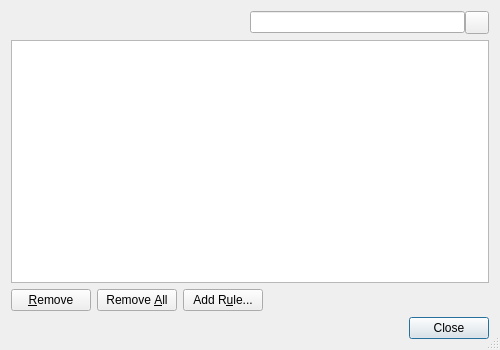
<?xml version="1.0" encoding="UTF-8"?>
<ui version="4.0">
 <class>CookiesDialog</class>
 <widget class="QDialog" name="CookiesDialog">
  <property name="geometry">
   <rect>
    <x>0</x>
    <y>0</y>
    <width>500</width>
    <height>350</height>
   </rect>
  </property>
  <property name="windowTitle">
   <string>Cookies</string>
  </property>
  <property name="sizeGripEnabled">
   <bool>true</bool>
  </property>
  <layout class="QGridLayout" name="gridLayout">
   <item row="0" column="0" colspan="4">
    <layout class="QHBoxLayout" name="horizontalLayout_2">
     <item>
      <spacer name="horizontalSpacer">
       <property name="orientation">
        <enum>Qt::Horizontal</enum>
       </property>
       <property name="sizeHint" stdset="0">
        <size>
         <width>40</width>
         <height>20</height>
        </size>
       </property>
      </spacer>
     </item>
     <item>
      <layout class="QHBoxLayout" name="horizontalLayout">
       <property name="spacing">
        <number>0</number>
       </property>
       <item>
        <widget class="QLineEdit" name="searchEdit">
         <property name="toolTip">
          <string>Enter search term for cookies</string>
         </property>
        </widget>
       </item>
       <item>
        <widget class="QToolButton" name="clearButton">
         <property name="toolTip">
          <string>Press to clear the search edit</string>
         </property>
         <property name="text">
          <string/>
         </property>
        </widget>
       </item>
      </layout>
     </item>
    </layout>
   </item>
   <item row="1" column="0" colspan="4">
    <widget class="E5TableView" name="cookiesTable">
     <property name="alternatingRowColors">
      <bool>true</bool>
     </property>
     <property name="selectionBehavior">
      <enum>QAbstractItemView::SelectRows</enum>
     </property>
     <property name="textElideMode">
      <enum>Qt::ElideMiddle</enum>
     </property>
     <property name="showGrid">
      <bool>false</bool>
     </property>
     <property name="sortingEnabled">
      <bool>true</bool>
     </property>
    </widget>
   </item>
   <item row="2" column="0">
    <widget class="QPushButton" name="removeButton">
     <property name="toolTip">
      <string>Press to remove the selected entries</string>
     </property>
     <property name="text">
      <string>&amp;Remove</string>
     </property>
     <property name="autoDefault">
      <bool>false</bool>
     </property>
    </widget>
   </item>
   <item row="2" column="1">
    <widget class="QPushButton" name="removeAllButton">
     <property name="toolTip">
      <string>Press to remove all entries</string>
     </property>
     <property name="text">
      <string>Remove &amp;All</string>
     </property>
     <property name="autoDefault">
      <bool>false</bool>
     </property>
    </widget>
   </item>
   <item row="2" column="2">
    <widget class="QPushButton" name="addButton">
     <property name="toolTip">
      <string>Press to open the cookies exceptions dialog to add a new rule</string>
     </property>
     <property name="text">
      <string>Add R&amp;ule...</string>
     </property>
     <property name="autoDefault">
      <bool>false</bool>
     </property>
    </widget>
   </item>
   <item row="2" column="3">
    <spacer name="horizontalSpacer_2">
     <property name="orientation">
      <enum>Qt::Horizontal</enum>
     </property>
     <property name="sizeHint" stdset="0">
      <size>
       <width>208</width>
       <height>20</height>
      </size>
     </property>
    </spacer>
   </item>
   <item row="3" column="0" colspan="4">
    <widget class="QDialogButtonBox" name="buttonBox">
     <property name="orientation">
      <enum>Qt::Horizontal</enum>
     </property>
     <property name="standardButtons">
      <set>QDialogButtonBox::Close</set>
     </property>
    </widget>
   </item>
  </layout>
 </widget>
 <customwidgets>
  <customwidget>
   <class>E5TableView</class>
   <extends>QTableView</extends>
   <header>E5Gui/E5TableView.h</header>
  </customwidget>
 </customwidgets>
 <tabstops>
  <tabstop>searchEdit</tabstop>
  <tabstop>clearButton</tabstop>
  <tabstop>cookiesTable</tabstop>
  <tabstop>removeButton</tabstop>
  <tabstop>removeAllButton</tabstop>
  <tabstop>addButton</tabstop>
  <tabstop>buttonBox</tabstop>
 </tabstops>
 <resources/>
 <connections>
  <connection>
   <sender>buttonBox</sender>
   <signal>accepted()</signal>
   <receiver>CookiesDialog</receiver>
   <slot>accept()</slot>
   <hints>
    <hint type="sourcelabel">
     <x>228</x>
     <y>274</y>
    </hint>
    <hint type="destinationlabel">
     <x>157</x>
     <y>274</y>
    </hint>
   </hints>
  </connection>
  <connection>
   <sender>buttonBox</sender>
   <signal>rejected()</signal>
   <receiver>CookiesDialog</receiver>
   <slot>reject()</slot>
   <hints>
    <hint type="sourcelabel">
     <x>316</x>
     <y>260</y>
    </hint>
    <hint type="destinationlabel">
     <x>286</x>
     <y>274</y>
    </hint>
   </hints>
  </connection>
  <connection>
   <sender>clearButton</sender>
   <signal>clicked()</signal>
   <receiver>searchEdit</receiver>
   <slot>clear()</slot>
   <hints>
    <hint type="sourcelabel">
     <x>376</x>
     <y>21</y>
    </hint>
    <hint type="destinationlabel">
     <x>329</x>
     <y>23</y>
    </hint>
   </hints>
  </connection>
 </connections>
</ui>
